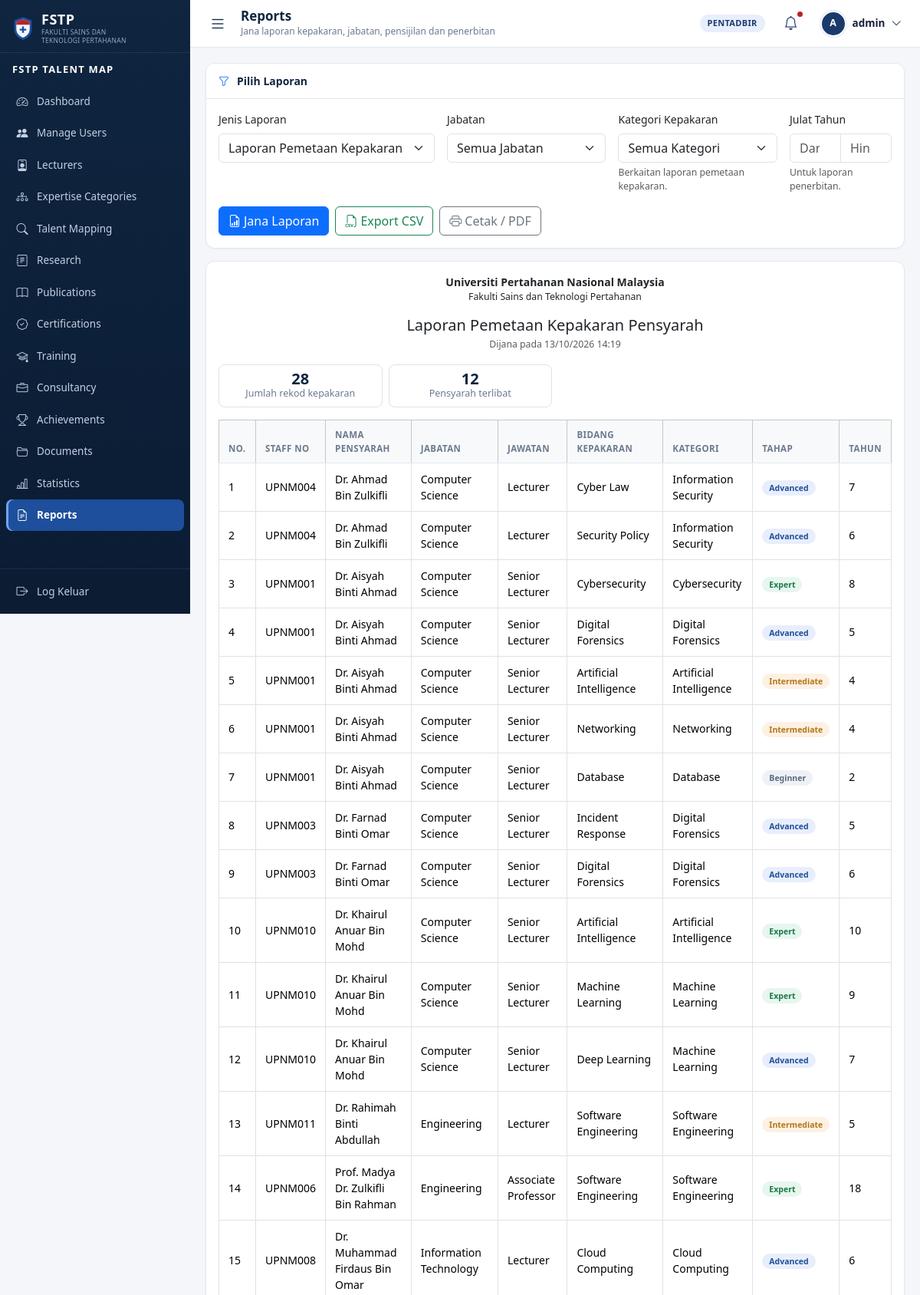
Screenshot of /admin/reports.php?report=expertise&generate=1 (signed in, upper part) with the database file from the repository.
### tables this page shows
CREATE TABLE users (
  user_id          INT AUTO_INCREMENT PRIMARY KEY,
  username         VARCHAR(50)  NOT NULL UNIQUE,
  email            VARCHAR(100) NOT NULL UNIQUE,
  password         VARCHAR(255) NOT NULL COMMENT 'password_hash() bcrypt',
  `role`           ENUM('admin','lecturer') NOT NULL DEFAULT 'lecturer',
  department_id    INT          NULL,
  status           ENUM('active','inactive') NOT NULL DEFAULT 'active',
  initial_password VARCHAR(50)  NULL COMMENT 'shown once when Admin resets',
  must_change_pw   TINYINT(1)   NOT NULL DEFAULT 0,
  last_login       DATETIME     NULL,
  created_at       DATETIME     NOT NULL DEFAULT CURRENT_TIMESTAMP,
  CONSTRAINT fk_users_department FOREIGN KEY (department_id)
    REFERENCES departments(department_id) ON DELETE SET NULL,
  INDEX idx_users_role (role),
  INDEX idx_users_status (status)
);

CREATE TABLE lecturer_expertise (
  lecturer_expertise_id INT AUTO_INCREMENT PRIMARY KEY,
  lecturer_id           INT NOT NULL,
  expertise_id          INT NOT NULL,
  expertise_level       ENUM('Beginner','Intermediate','Advanced','Expert') NOT NULL DEFAULT 'Beginner',
  years_experience      INT NOT NULL DEFAULT 0,
  research_interest     TEXT NULL COMMENT 'Research Interest (optional)',
  supporting_document   VARCHAR(255) NULL,
  status                ENUM('active','inactive') NOT NULL DEFAULT 'active',
  created_at            DATETIME NOT NULL DEFAULT CURRENT_TIMESTAMP,
  CONSTRAINT fk_le_lecturer  FOREIGN KEY (lecturer_id)  REFERENCES lecturers(lecturer_id) ON DELETE CASCADE,
  CONSTRAINT fk_le_expertise FOREIGN KEY (expertise_id) REFERENCES expertise(expertise_id) ON DELETE CASCADE,
  UNIQUE KEY uq_lecturer_expertise (lecturer_id, expertise_id),
  INDEX idx_le_expertise (expertise_id),
  INDEX idx_le_level (expertise_level)
);

CREATE TABLE lecturers (
  lecturer_id   INT AUTO_INCREMENT PRIMARY KEY,
  user_id       INT          NOT NULL UNIQUE,
  staff_no      VARCHAR(20)  NOT NULL UNIQUE,
  full_name     VARCHAR(100) NOT NULL,
  email         VARCHAR(100) NOT NULL,
  department_id INT          NOT NULL,
  `position`    VARCHAR(100) NOT NULL,
  phone         VARCHAR(20)  NULL,
  location      VARCHAR(100) NULL,
  profile_photo VARCHAR(255) NULL,
  research_area TEXT         NULL,
  status        ENUM('active','inactive') NOT NULL DEFAULT 'active',
  created_at    DATETIME     NOT NULL DEFAULT CURRENT_TIMESTAMP,
  updated_at    DATETIME     NOT NULL DEFAULT CURRENT_TIMESTAMP ON UPDATE CURRENT_TIMESTAMP,
  CONSTRAINT fk_lecturers_user       FOREIGN KEY (user_id)       REFERENCES users(user_id)       ON DELETE CASCADE,
  CONSTRAINT fk_lecturers_department FOREIGN KEY (department_id) REFERENCES departments(department_id) ON DELETE RESTRICT,
  INDEX idx_lecturers_name (full_name),
  INDEX idx_lecturers_dept (department_id)
);

CREATE TABLE departments (
  department_id   INT AUTO_INCREMENT PRIMARY KEY,
  department_code VARCHAR(20)  NOT NULL UNIQUE,
  department_name VARCHAR(100) NOT NULL UNIQUE,
  description     TEXT         NULL,
  status          ENUM('active','inactive') NOT NULL DEFAULT 'active'
);

CREATE TABLE expertise (
  expertise_id   INT AUTO_INCREMENT PRIMARY KEY,
  category_id    INT          NOT NULL,
  expertise_name VARCHAR(100) NOT NULL UNIQUE,
  description    TEXT         NULL,
  status         ENUM('active','inactive') NOT NULL DEFAULT 'active',
  created_at     DATETIME     NOT NULL DEFAULT CURRENT_TIMESTAMP,
  CONSTRAINT fk_expertise_category FOREIGN KEY (category_id)
    REFERENCES expertise_categories(category_id) ON DELETE RESTRICT,
  INDEX idx_expertise_name (expertise_name)
);

CREATE TABLE expertise_categories (
  category_id   INT AUTO_INCREMENT PRIMARY KEY,
  category_name VARCHAR(100) NOT NULL UNIQUE,
  description   TEXT         NULL,
  status        ENUM('active','inactive') NOT NULL DEFAULT 'active',
  created_at    DATETIME     NOT NULL DEFAULT CURRENT_TIMESTAMP
);

### admin/reports.php (the view, shortened to what the rows shown need)
<?php
require_once __DIR__ . '/../includes/auth.php';
require_admin();
$pdo = db();
$reportKey = (string)($_GET['report'] ?? 'expertise');
$generated = isset($_GET['generate']) || isset($_GET['export']);
$reports = [
    'expertise'      => 'Laporan Pemetaan Kepakaran Pensyarah',
    'department'     => 'Laporan Ringkasan Jabatan',
    'certification'  => 'Laporan Status Pensijilan Profesional',
    'publication'    => 'Laporan Penerbitan dan Penyelidikan',
];
$columns = [];
if ($generated) {
    if ($reportKey === 'expertise') {
        $where  = ['l.status = \'active\''];
        $params = [];
        $stmt = $pdo->prepare(
            'SELECT l.full_name, l.staff_no, d.department_name, l.`position`,
                    e.expertise_name, c.category_name, le.expertise_level, le.years_experience
               FROM lecturer_expertise le
               JOIN lecturers l  ON l.lecturer_id = le.lecturer_id
               JOIN expertise  e ON e.expertise_id = le.expertise_id
               JOIN expertise_categories c ON c.category_id = e.category_id
               LEFT JOIN departments d ON d.department_id = l.department_id
              WHERE ' . implode(' AND ', $where) . ' AND le.status = \'active\'
              ORDER BY d.department_name, l.full_name,
                       FIELD(le.expertise_level, \'Expert\', \'Advanced\', \'Intermediate\', \'Beginner\')'
        );
        $stmt->execute($params);
        $rows = $stmt->fetchAll();
        $columns = [
            ['key' => 'staff_no',         'label' => 'Staff No'],
            ['key' => 'full_name',        'label' => 'Nama Pensyarah'],
            ['key' => 'department_name',  'label' => 'Jabatan'],
            ['key' => 'position',         'label' => 'Jawatan'],
            ['key' => 'expertise_name',   'label' => 'Bidang Kepakaran'],
            ['key' => 'category_name',    'label' => 'Kategori'],
            ['key' => 'expertise_level',  'label' => 'Tahap'],
            ['key' => 'years_experience', 'label' => 'Tahun'],
        ];
    }
}
$page_title = 'Reports';
require_once __DIR__ . '/../includes/header.php';
?>
<?php if (!$generated): ?>
    <div class="card">
        <div class="card-body">
            <div class="empty-state">
                <i class="bi bi-file-earmark-text"></i>
                Pilih jenis laporan dan penapis, kemudian klik <b>Jana Laporan</b>.
            </div>
            <div class="row g-3 mt-2">
                <?php foreach ($reports as $key => $label): ?>
                    <div class="col-md-6">
                        <a class="border rounded-3 p-3 d-block text-decoration-none h-100"
                           href="<?= e(url('admin/reports.php?report=' . $key . '&generate=1')) ?>">
                            <b><?= e($label) ?></b>
                            <div class="small text-muted mt-1">
                                <?php
                                echo match ($key) {
                                    'expertise'     => 'Setiap bidang kepakaran beserta pensyarah yang memilikinya.',
                                    'department'    => 'Bilangan pensyarah, kepakaran dan output setiap jabatan.',
                                    'certification' => 'Status dan tarikh luput pensijilan profesional.',
                                    'publication'   => 'Senarai penerbitan mengikut tahun dan jabatan.',
                                };
                                ?>
                            </div>
                        </a>
                    </div>
                <?php endforeach; ?>
            </div>
        </div>
    </div>
<?php else: ?>
    <div class="card">
        <div class="card-body">
            <div class="table-responsive">
                <table class="table table-sm table-bordered align-middle mb-0">
                    <thead class="table-light">
                        <tr>
                            <th style="width:48px">No.</th>
                            <?php foreach ($columns as $col): ?>
                                <th><?= e($col['label']) ?></th>
                            <?php endforeach; ?>
                        </tr>
                    </thead>
                    <tbody>
                    <?php if (!$rows): ?>
                        <tr>
                            <td colspan="<?= count($columns) + 1 ?>" class="text-center text-muted py-4">
                                Tiada rekod untuk penapis ini.
                            </td>
                        </tr>
                    <?php else: ?>
                        <?php foreach ($rows as $i => $row): ?>
                            <tr>
                                <td><?= $i + 1 ?></td>
                                <?php foreach ($columns as $col): ?>
                                    <?php
                                    $key   = $col['key'];
                                    $value = $row[$key] ?? null;
                                    ?>
                                    <td>
                                        <?php if ($key === 'expertise_level' && $value): ?>
                                            <span class="badge-level level-<?= e(strtolower((string)$value)) ?>">
                                                <?= e((string)$value) ?>
                                            </span>
                                        <?php else: ?>
                                            <?= $value === null || $value === '' ? '—' : e((string)$value) ?>
                                        <?php endif; ?>
                                    </td>
                                <?php endforeach; ?>
                            </tr>
                        <?php endforeach; ?>
                    <?php endif; ?>
                    </tbody>
                </table>
            </div>
        </div>
    </div>
<?php endif; ?>
<?php require_once __DIR__ . '/../includes/footer.php'; ?>

### includes/header.php (shortened to what the rows shown need)
<?php
require_once __DIR__ . '/auth.php';
$__user      = current_user();
$page_title  = $page_title ?? 'Dashboard';
$avatarPhoto = $__user['profile_photo'] ?? null;
$avatarPath  = $avatarPhoto && is_file(UPLOAD_PHOTO_DIR . '/' . $avatarPhoto)
    ? UPLOAD_PHOTO_URL . '/' . rawurlencode($avatarPhoto)
    : null;
?>
<!DOCTYPE html>
<html lang="ms">
<head>
<link rel="stylesheet" href="<?= e(ASSETS_URL) ?>/vendor/bootstrap/bootstrap.min.css">
<link rel="stylesheet" href="<?= e(ASSETS_URL) ?>/vendor/bootstrap-icons/bootstrap-icons.css">
<link rel="stylesheet" href="<?= e(ASSETS_URL) ?>/css/app.css">
</head>
<body class="app-body">
<div class="app-shell">
    <div class="app-main">
        <header class="app-topbar">
            <div class="topbar-title">
                <h1><?= e($page_title) ?></h1>
            </div>
            <div class="topbar-right">
                <div class="dropdown">
                    <button class="user-menu" type="button" data-bs-toggle="dropdown" aria-expanded="false">
                        <?php if ($avatarPath): ?>
                            <img class="avatar" src="<?= e($avatarPath) ?>" alt="">
                        <?php else: ?>
                            <span class="avatar avatar-initials"><?= e(initials(display_name())) ?></span>
                        <?php endif; ?>
                        <span class="user-menu-name"><?= e(display_name()) ?></span>
                        <i class="bi bi-chevron-down"></i>
                    </button>
                </div>
            </div>
        </header>
        <main class="app-content">

### rows the page displays
users: initials(display_name()) "A", role "admin"
lecturer_expertise: lecturer.staff_no "UPNM004", lecturer.full_name "Dr. Ahmad Bin Zulkifli", departments.department_name "Computer Science", lecturer.position "Lecturer", expertise.expertise_name "Cyber Law", expertise_categories.category_name "Information Security", expertise_level "Advanced", years_experience "7"
lecturer_expertise: lecturer.staff_no "UPNM004", lecturer.full_name "Dr. Ahmad Bin Zulkifli", departments.department_name "Computer Science", lecturer.position "Lecturer", expertise.expertise_name "Security Policy", expertise_categories.category_name "Information Security", expertise_level "Advanced", years_experience "6"
lecturer_expertise: lecturer.staff_no "UPNM001", lecturer.full_name "Dr. Aisyah Binti Ahmad", departments.department_name "Computer Science", lecturer.position "Senior Lecturer", expertise.expertise_name "Cybersecurity", expertise_categories.category_name "Cybersecurity", expertise_level "Expert", years_experience "8"
lecturer_expertise: lecturer.staff_no "UPNM001", lecturer.full_name "Dr. Aisyah Binti Ahmad", departments.department_name "Computer Science", lecturer.position "Senior Lecturer", expertise.expertise_name "Digital Forensics", expertise_categories.category_name "Digital Forensics", expertise_level "Advanced", years_experience "5"
lecturer_expertise: lecturer.staff_no "UPNM001", lecturer.full_name "Dr. Aisyah Binti Ahmad", departments.department_name "Computer Science", lecturer.position "Senior Lecturer", expertise.expertise_name "Artificial Intelligence", expertise_categories.category_name "Artificial Intelligence", expertise_level "Intermediate", years_experience "4"
lecturer_expertise: lecturer.staff_no "UPNM001", lecturer.full_name "Dr. Aisyah Binti Ahmad", departments.department_name "Computer Science", lecturer.position "Senior Lecturer", expertise.expertise_name "Networking", expertise_categories.category_name "Networking", expertise_level "Intermediate", years_experience "4"
lecturer_expertise: lecturer.staff_no "UPNM001", lecturer.full_name "Dr. Aisyah Binti Ahmad", departments.department_name "Computer Science", lecturer.position "Senior Lecturer", expertise.expertise_name "Database", expertise_categories.category_name "Database", expertise_level "Beginner", years_experience "2"
lecturer_expertise: lecturer.staff_no "UPNM003", lecturer.full_name "Dr. Farnad Binti Omar", departments.department_name "Computer Science", lecturer.position "Senior Lecturer", expertise.expertise_name "Incident Response", expertise_categories.category_name "Digital Forensics", expertise_level "Advanced", years_experience "5"
lecturer_expertise: lecturer.staff_no "UPNM003", lecturer.full_name "Dr. Farnad Binti Omar", departments.department_name "Computer Science", lecturer.position "Senior Lecturer", expertise.expertise_name "Digital Forensics", expertise_categories.category_name "Digital Forensics", expertise_level "Advanced", years_experience "6"
lecturer_expertise: lecturer.staff_no "UPNM010", lecturer.full_name "Dr. Khairul Anuar Bin Mohd", departments.department_name "Computer Science", lecturer.position "Senior Lecturer", expertise.expertise_name "Artificial Intelligence", expertise_categories.category_name "Artificial Intelligence", expertise_level "Expert", years_experience "10"
lecturer_expertise: lecturer.staff_no "UPNM010", lecturer.full_name "Dr. Khairul Anuar Bin Mohd", departments.department_name "Computer Science", lecturer.position "Senior Lecturer", expertise.expertise_name "Machine Learning", expertise_categories.category_name "Machine Learning", expertise_level "Expert", years_experience "9"
lecturer_expertise: lecturer.staff_no "UPNM010", lecturer.full_name "Dr. Khairul Anuar Bin Mohd", departments.department_name "Computer Science", lecturer.position "Senior Lecturer", expertise.expertise_name "Deep Learning", expertise_categories.category_name "Machine Learning", expertise_level "Advanced", years_experience "7"
lecturer_expertise: lecturer.staff_no "UPNM011", lecturer.full_name "Dr. Rahimah Binti Abdullah", departments.department_name "Engineering", lecturer.position "Lecturer", expertise.expertise_name "Software Engineering", expertise_categories.category_name "Software Engineering", expertise_level "Intermediate", years_experience "5"
lecturer_expertise: lecturer.staff_no "UPNM006", lecturer.full_name "Prof. Madya Dr. Zulkifli Bin Rahman", departments.department_name "Engineering", lecturer.position "Associate Professor", expertise.expertise_name "Software Engineering", expertise_categories.category_name "Software Engineering", expertise_level "Expert", years_experience "18"
lecturer_expertise: lecturer.staff_no "UPNM008", lecturer.full_name "Dr. Muhammad Firdaus Bin Omar", departments.department_name "Information Technology", lecturer.position "Lecturer", expertise.expertise_name "Cloud Computing", expertise_categories.category_name "Cloud Computing", expertise_level "Advanced", years_experience "6"

### other values shown
$label "Dashboard"
$label "Manage Users"
$label "Lecturers"
$label "Expertise Categories"
$label "Talent Mapping"
$label "Research"
$label "Publications"
$label "Certifications"
$label "Training"
$label "Consultancy"
$label "Achievements"
$label "Documents"
$label "Statistics"
$label "Reports"
$page_title "Reports"
